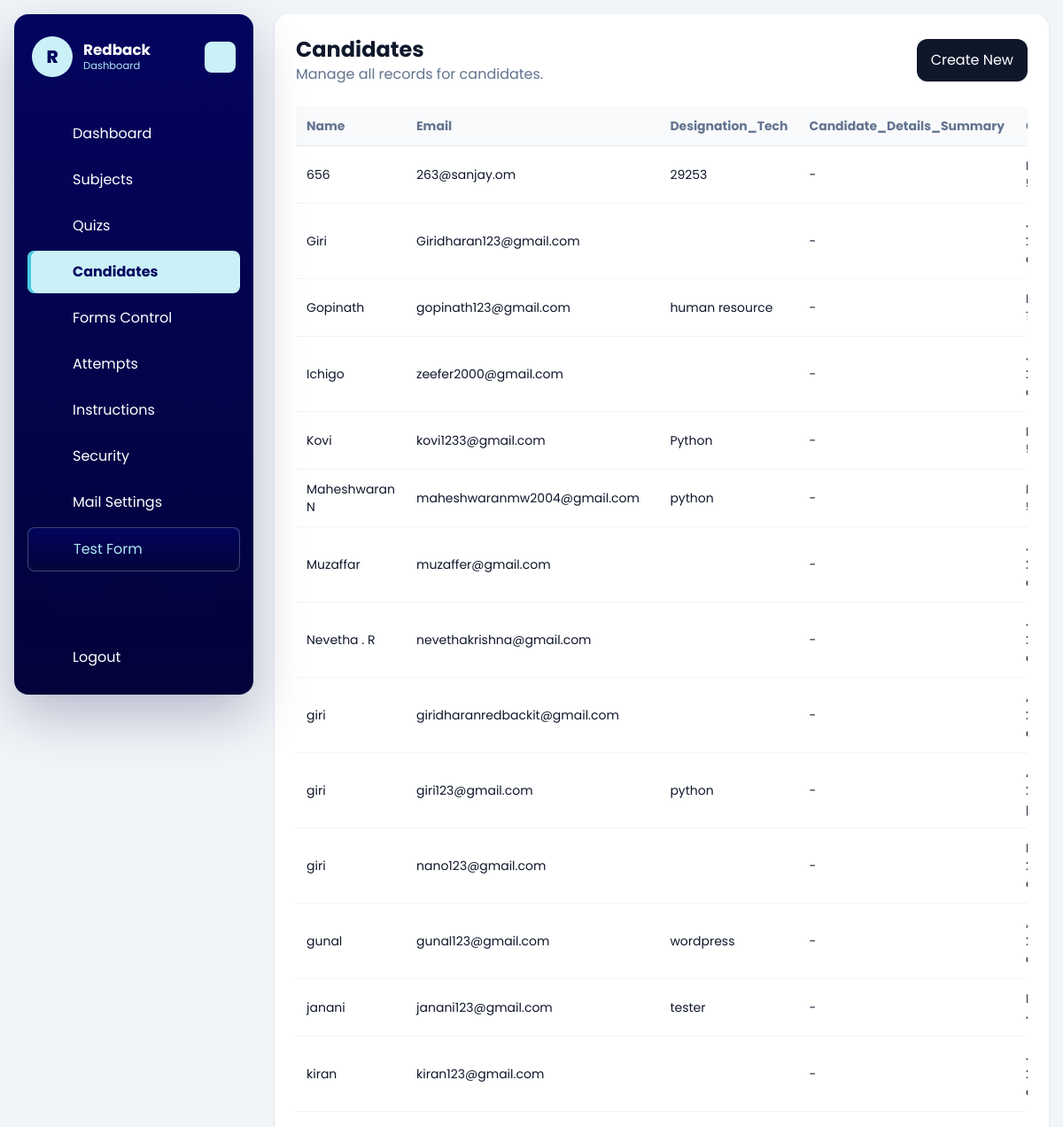
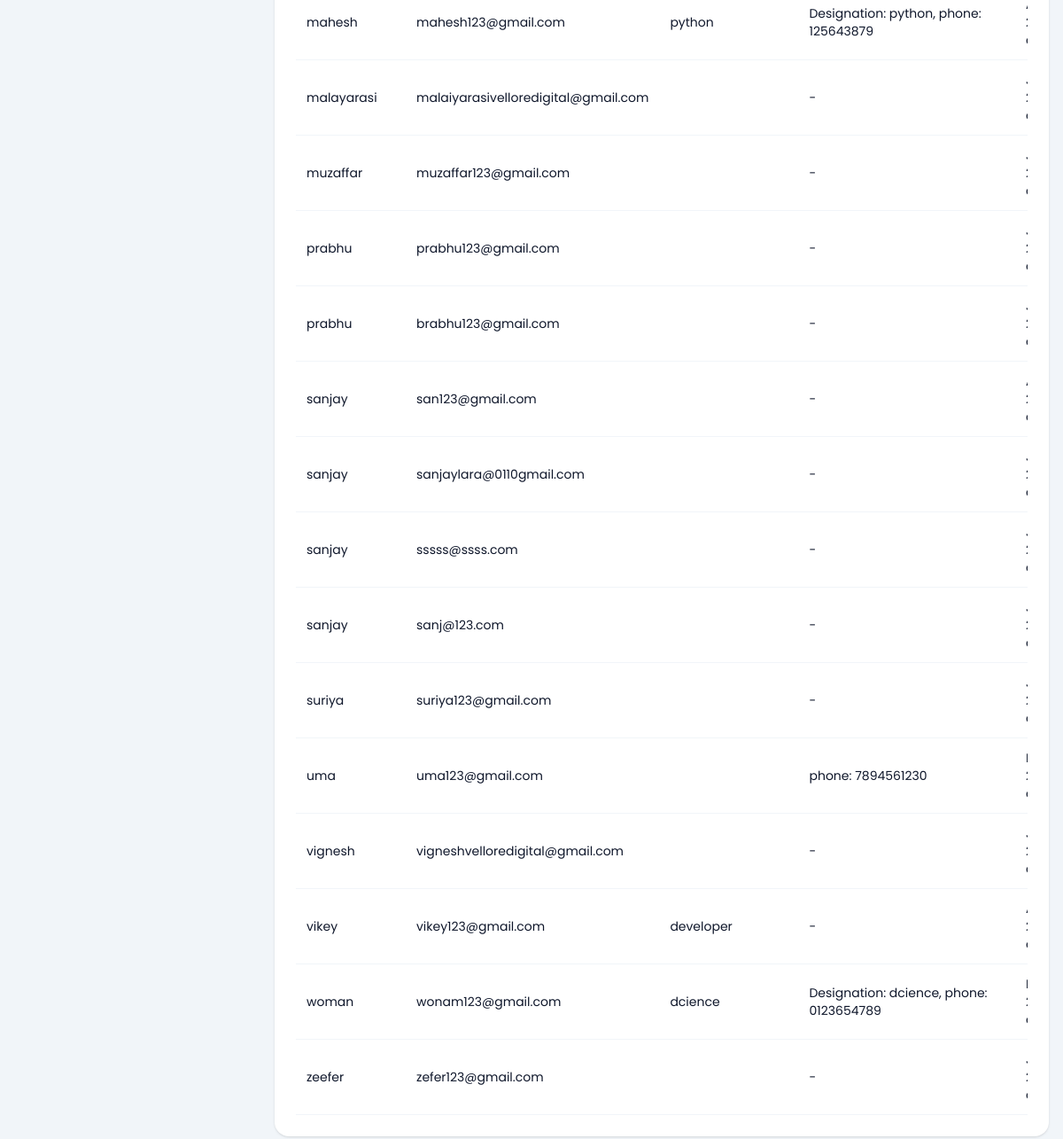
The page /dashboard/candidates/ (signed in) on the database its author committed (2 pictures, top to bottom).
### dashboard/models.py (models this page shows, shortened)
class Company(models.Model):
    name = models.CharField(max_length=150)
    image = models.ImageField(upload_to='company/', blank=True, null=True)
    email = models.EmailField(unique=True)
    password = models.CharField(max_length=128)
    is_active = models.BooleanField(default=True)
    test_instructions = models.TextField(
        default=DEFAULT_TEST_INSTRUCTIONS,
        blank=True,
        help_text='Instructions shown to candidates in the online test instructions drawer.',
    )
    allow_full_screen_lock = models.BooleanField(default=False)
    allow_pause_lock = models.BooleanField(default=False)
    allow_tab_switch_guard = models.BooleanField(default=False)
    allow_copy_paste_block = models.BooleanField(default=False)
    allow_right_click_disable = models.BooleanField(default=False)
    full_screen_lock = models.BooleanField(default=False)
    pause_lock = models.BooleanField(default=False)
    tab_switch_guard_enabled = models.BooleanField(default=False)
    copy_paste_block_enabled = models.BooleanField(default=False)
    right_click_disable_enabled = models.BooleanField(default=False)
    max_violation_warnings = models.PositiveIntegerField(default=3)
    exam_control_password = models.CharField(max_length=128, blank=True)
    mail_sender_enabled = models.BooleanField(default=False)
    smtp_host = models.CharField(max_length=255, blank=True)
    smtp_port = models.PositiveIntegerField(default=587)
    smtp_username = models.CharField(max_length=255, blank=True)
    smtp_app_key = models.CharField(max_length=255, blank=True)
    smtp_use_tls = models.BooleanField(default=True)
    smtp_from_email = models.EmailField(blank=True)
    created_at = models.DateTimeField(auto_now_add=True)
    updated_at = models.DateTimeField(auto_now=True)
    class Meta:
        ordering = ['name']
        verbose_name_plural = 'Companies'

### quiz/models.py (models this page shows, shortened)
class Candidate(models.Model):
    name = models.CharField(max_length=150)
    email = models.EmailField()
    designation_tech = models.CharField(max_length=150)
    created_at = models.DateTimeField(auto_now_add=True)
    class Meta:
        ordering = ['name']
    @property
    def candidate_details_summary(self):
        latest_attempt = self.attempts.order_by('-created_at').first()
        if not latest_attempt:
            return '-'
        details = latest_attempt.candidate_details_json or {}
        values = details.get('values') or {}
        labels = details.get('labels') or {}
        if not values:
            return '-'
        return ', '.join(
            f'{labels.get(key, key)}: {value}'
            for key, value in values.items()
        )

class CandidateTestAttempt(models.Model):
    SESSION_SINGLE = 'single'
    SESSION_MULTI = 'multi'
    SESSION_CHOICES = [
        (SESSION_SINGLE, 'Single'),
        (SESSION_MULTI, 'Multi'),
    ]
    candidate = models.ForeignKey(Candidate, on_delete=models.CASCADE, related_name='attempts')
    company = models.ForeignKey(Company, on_delete=models.CASCADE, related_name='attempts')
    public_slug = models.CharField(max_length=190, unique=True, blank=True, db_index=True)
    session_type = models.CharField(max_length=10, choices=SESSION_CHOICES)
    level = models.CharField(max_length=20)
    question_count = models.PositiveIntegerField()
    duration_minutes = models.PositiveIntegerField()
    selected_subjects = models.JSONField(default=list, blank=True)
    selected_sub_titles = models.JSONField(default=list, blank=True)
    candidate_details_json = models.JSONField(default=dict, blank=True)
    answers_json = models.JSONField(default=list, blank=True)
    correct_count = models.PositiveIntegerField(default=0)
    wrong_count = models.PositiveIntegerField(default=0)
    percentage = models.DecimalField(max_digits=5, decimal_places=2, default=0)
    started_at = models.DateTimeField(blank=True, null=True)
    submitted_at = models.DateTimeField(blank=True, null=True)
    is_submitted = models.BooleanField(default=False)
    is_paused = models.BooleanField(default=False)
    paused_at = models.DateTimeField(blank=True, null=True)
    total_paused_seconds = models.PositiveIntegerField(default=0)
    full_screen_lock_enabled = models.BooleanField(default=False)
    pause_lock_enabled = models.BooleanField(default=False)
    tab_switch_guard_enabled = models.BooleanField(default=False)
    copy_paste_block_enabled = models.BooleanField(default=False)
    right_click_disable_enabled = models.BooleanField(default=False)
    max_violation_warnings = models.PositiveIntegerField(default=3)
    tab_switch_count = models.PositiveIntegerField(default=0)
    warning_count = models.PositiveIntegerField(default=0)
    last_violation_at = models.DateTimeField(blank=True, null=True)
    violation_log_json = models.JSONField(default=list, blank=True)
    test_link_email_sent_at = models.DateTimeField(blank=True, null=True)
    created_at = models.DateTimeField(auto_now_add=True)
    class Meta:
        ordering = ['-created_at']

### dashboard/views.py (the view)
# urls.py: path('candidates/', views.candidate_list, name='candidate_list'),
@company_login_required
def candidate_list(request):
    queryset = Candidate.objects.all()
    return render_crud_list(
        request,
        queryset=queryset,
        title='Candidates',
        create_url='dashboard:candidate_create',
        edit_url_name='dashboard:candidate_update',
        delete_url_name='dashboard:candidate_delete',
        fields=['name', 'email', 'designation_tech', 'candidate_details_summary', 'created_at'],
    )

### dashboard/templatetags/dashboard_extras.py (called while the page is built)
@register.filter
def getattribute(obj, attr_name):
    value = getattr(obj, attr_name)
    if callable(value):
        return value()
    return value

### dashboard/views.py (called while the page is built)
def get_logged_in_company(request):
    company_id = request.session.get('company_id')
    if not company_id:
        return None
    return Company.objects.filter(id=company_id, is_active=True).first()

def company_login_required(view_func):
    @wraps(view_func)
    def wrapper(request, *args, **kwargs):
        company = get_logged_in_company(request)
        if not company:
            return redirect(f"{reverse('dashboard:login')}?next={request.path}")
        request.company = company
        return view_func(request, *args, **kwargs)
    return wrapper

def render_crud_list(request, *, queryset, title, create_url, edit_url_name, delete_url_name, fields):
    context = {
        'title': title,
        'objects': queryset,
        'create_url': create_url,
        'edit_url_name': edit_url_name,
        'delete_url_name': delete_url_name,
        'fields': fields,
    }
    return render(request, 'dashboard/crud_list.html', context)

### templates/dashboard/crud_list.html (shortened to what this page needs)
{% extends "base.html" %}
{% load dashboard_extras %}
{% block content %}
{% include 'dashboard/header.html' %}
<div id="dashboard-page-content">
<section class="rounded-2xl bg-white p-6 shadow-sm">
    <div class="mb-6 flex flex-col gap-3 sm:flex-row sm:items-center sm:justify-between">
        <div>
            <h1 class="text-2xl font-bold">{{ title }}</h1>
            <p class="text-slate-500">Manage all records for {{ title|lower }}.</p>
        </div>
        <a href="{% url create_url %}" class="rounded-xl bg-slate-900 px-4 py-3 text-white">Create New</a>
    </div>
    <div class="overflow-x-auto">
        <table class="min-w-full text-left text-sm">
            <thead class="border-b border-slate-200 bg-slate-50 text-slate-500">
                <tr>
                    {% for field in fields %}
                        <th class="px-3 py-3">{{ field|title }}</th>
                    {% endfor %}
                </tr>
            </thead>
            <tbody>
                {% for object in objects %}
                    <tr class="border-b border-slate-100">
                        {% for field in fields %}
                            <td class="px-3 py-3">{{ object|getattribute:field }}</td>
                        {% endfor %}
                    </tr>
                {% empty %}
                    <tr>
                        <td colspan="{{ fields|length|add:1 }}" class="px-3 py-8 text-center text-slate-500">
                            No records found.
                        </td>
                    </tr>
                {% endfor %}
            </tbody>
        </table>
    </div>
</section>
</div>
{% endblock %}

### templates/dashboard/header.html (shortened to what this page needs)
<aside class="dashboard-sidebar" data-dashboard-sidebar>
    <header class="dashboard-sidebar-header">
        <a href="/" class="dashboard-brand">
            <span class="dashboard-brand-mark">{{ request.company.name|default:"Company"|slice:":1"|upper }}</span>
            <span class="dashboard-brand-text">
                <strong>{{ request.company.name|default:"Company" }}</strong>
                <span>Dashboard</span>
            </span>
        </a>
        <button class="dashboard-toggler dashboard-sidebar-toggler" type="button" aria-label="Toggle sidebar">
        </button>
    </header>
    <nav class="dashboard-sidebar-nav"
        aria-label="Dashboard navigation"
        hx-boost="true"
        hx-target="#dashboard-page-content"
        hx-select="#dashboard-page-content"
        hx-push-url="true">
        <ul class="dashboard-nav-list dashboard-primary-nav">
            {% if request.session.company_id %}
                <li class="dashboard-nav-item">
                    <a href="/dashboard/" class="dashboard-nav-link" data-dashboard-nav-link data-nav-exact>
                        <span class="dashboard-nav-label">Dashboard</span>
                    </a>
                </li>
                <li class="dashboard-nav-item">
                    <a href="/dashboard/subjects/" class="dashboard-nav-link" data-dashboard-nav-link>
                        <span class="dashboard-nav-label">Subjects</span>
                    </a>
                </li>
                <li class="dashboard-nav-item">
                    <a href="/dashboard/quizzes/" class="dashboard-nav-link" data-dashboard-nav-link>
                        <span class="dashboard-nav-label">Quizs</span>
                    </a>
                </li>
                <li class="dashboard-nav-item">
                    <a href="/dashboard/candidates/" class="dashboard-nav-link" data-dashboard-nav-link>
                        <span class="dashboard-nav-label">Candidates</span>
                    </a>
                </li>
                <li class="dashboard-nav-item">
                    <a href="/dashboard/forms-control/" class="dashboard-nav-link" data-dashboard-nav-link>
                        <span class="dashboard-nav-label">Forms Control</span>
                    </a>
                </li>
                <li class="dashboard-nav-item">
                    <a href="/dashboard/attempts/" class="dashboard-nav-link" data-dashboard-nav-link>
                        <span class="dashboard-nav-label">Attempts</span>
                    </a>
                </li>
                <li class="dashboard-nav-item">
                    <a href="/dashboard/settings/instructions/" class="dashboard-nav-link" data-dashboard-nav-link>
                        <span class="dashboard-nav-label">Instructions</span>
                    </a>
                </li>
                <li class="dashboard-nav-item">
                    <a href="/dashboard/settings/security/" class="dashboard-nav-link" data-dashboard-nav-link>
                        <span class="dashboard-nav-label">Security</span>
                    </a>
                </li>
                <li class="dashboard-nav-item">
                    <a href="/dashboard/settings/mail/" class="dashboard-nav-link" data-dashboard-nav-link>
                        <span class="dashboard-nav-label">Mail Settings</span>
                    </a>
                </li>
                <li class="dashboard-nav-item">
                    <a href="/quiz/start/" class="dashboard-nav-link is-accent" data-dashboard-nav-link hx-boost="false">
                        <span class="dashboard-nav-label">Test Form</span>
                    </a>
                </li>
            {% endif %}
        </ul>
        {% if request.session.company_id %}
            <ul class="dashboard-nav-list dashboard-secondary-nav">
                <li class="dashboard-nav-item">
                    <a href="/dashboard/logout/" class="dashboard-nav-link is-danger">
                        <span class="dashboard-nav-label">Logout</span>
                    </a>
                </li>
            </ul>
        {% endif %}
    </nav>
</aside>

### templates/dashboard/header.html (style rules this page uses)
:root { --c0: #caf0f8; --c1: #ade8f4; --c2: #90e0ef; --c3: #48cae4; --c4: #00b4d8; --c5: #0096c7; --c6: #0077b6; --c7: #023e8a; --c8: #03045e; --c9: #02033a; }
.dashboard-sidebar { position: fixed; top: 0; left: 0; z-index: 50; width: 270px; height: calc(100vh - 32px); margin: 16px; border-radius: 16px; background: linear-gradient(180deg, var(--c8), var(--c9)); box-shadow: 0 24px 60px rgba(2, 3, 58, .24); display: flex; flex-direction: column; overflow: hidden; transition: width .4s ease, height .4s ease; }
.dashboard-sidebar-header { position: relative; display: flex; align-items: center; justify-content: space-between; gap: 12px; flex: 0 0 auto; padding: 25px 20px; }
.dashboard-sidebar-nav { display: flex; min-height: 0; flex: 1 1 auto; flex-direction: column; }
.dashboard-brand { display: flex; min-width: 0; align-items: center; gap: 12px; color: #fff; text-decoration: none; }
.dashboard-brand-mark { display: grid; width: 46px; height: 46px; flex: 0 0 auto; place-items: center; border-radius: 50%; background: var(--c0); color: var(--c8); font-size: 1.25rem; font-weight: 800; }
.dashboard-brand-text { overflow: hidden; white-space: nowrap; transition: opacity .3s ease; }
.dashboard-brand-text strong { display: block; font-size: 1.05rem; line-height: 1.2; }
.dashboard-brand-text span { display: block; margin-top: 2px; color: var(--c1); font-size: .72rem; line-height: 1.2; }
.dashboard-toggler { display: flex; width: 35px; height: 35px; flex: 0 0 auto; cursor: pointer; align-items: center; justify-content: center; border: 0; border-radius: 8px; background: var(--c0); color: var(--c8); transition: transform .4s ease, background .4s ease; }
.dashboard-sidebar-toggler { position: absolute; right: 20px; }
.dashboard-nav-list { display: flex; flex-direction: column; gap: 4px; margin: 0; padding: 0 15px; list-style: none; transform: translateY(15px); transition: transform .4s ease; }
.dashboard-primary-nav { min-height: 0; flex: 1 1 auto; overflow-y: auto; overflow-x: hidden; padding-bottom: 24px; scrollbar-width: thin; scrollbar-color: rgba(202, 240, 248, .55) transparent; }
.dashboard-nav-link { display: flex; align-items: center; gap: 12px; overflow: hidden; border-radius: 8px; padding: 12px 15px; color: #fff; text-decoration: none; white-space: nowrap; transition: background .4s ease, color .4s ease, border-radius .4s ease; }
.dashboard-nav-link:hover, .dashboard-nav-link.is-active { background: var(--c0); color: var(--c8); }
.dashboard-nav-link.is-active { box-shadow: inset 4px 0 0 var(--c3); font-weight: 700; }
.dashboard-nav-link.is-accent { overflow: visible; border: 1px solid rgba(202, 240, 248, .28); background: linear-gradient(180deg, var(--c8), var(--c9)); color: var(--c1); box-shadow: rgba(50, 50, 93, 0.25) 0px 50px 100px -20px, rgba(0, 0, 0, 0.3) 0px 30px 60px -30px, rgba(10, 37, 64, 0.35) 0px -2px 6px 0px inset; }
.dashboard-nav-label { transition: opacity .3s ease; }
.dashboard-nav-item { position: relative; }
.dashboard-secondary-nav { flex: 0 0 auto; margin: 10px 0 18px; transform: none; width: auto; }
body.dashboard-layout #dashboard-page-content { min-height: 100vh; box-sizing: border-box; padding-top: 1rem; padding-bottom: 1rem; }

### rows shown on the page
Company: company.name "R", company.name "Redback"
Candidate: fields "656" "263@sanjay.om" "29253" "-"
Candidate: fields "Giri" "Giridharan123@gmail.com" "-"
Candidate: fields "Gopinath" "gopinath123@gmail.com" "human resource" "-"
Candidate: fields "Ichigo" "zeefer2000@gmail.com" "-"
Candidate: fields "Kovi" "kovi1233@gmail.com" "Python" "-"
Candidate: fields "Maheshwaran N" "maheshwaranmw2004@gmail.com" "python" "-"
Candidate: fields "Muzaffar" "muzaffer@gmail.com" "-"
Candidate: fields "Nevetha . R" "nevethakrishna@gmail.com" "-"
Candidate: fields "giri" "giridharanredbackit@gmail.com" "-"
Candidate: fields "giri" "giri123@gmail.com" "python" "-"
Candidate: fields "giri" "nano123@gmail.com" "-"
Candidate: fields "gunal" "gunal123@gmail.com" "wordpress" "-"
Candidate: fields "janani" "janani123@gmail.com" "tester" "-"
Candidate: fields "kiran" "kiran123@gmail.com" "-"
Candidate: fields "mahesh" "mahesh123@gmail.com" "python" "Designation: python, phone: 125643879"
Candidate: fields "malayarasi" "malaiyarasivelloredigital@gmail.com" "-"
Candidate: fields "muzaffar" "muzaffar123@gmail.com" "-"
Candidate: fields "prabhu" "prabhu123@gmail.com" "-"
Candidate: fields "prabhu" "brabhu123@gmail.com" "-"
Candidate: fields "sanjay" "san123@gmail.com" "-"
Candidate: fields "sanjay" "sanjaylara@0110gmail.com" "-"
Candidate: fields "sanjay" "sssss@ssss.com" "-"
Candidate: fields "sanjay" "sanj@123.com" "-"
Candidate: fields "suriya" "suriya123@gmail.com" "-"
Candidate: fields "uma" "uma123@gmail.com" "phone: 7894561230"
Candidate: fields "vignesh" "vigneshvelloredigital@gmail.com" "-"
Candidate: fields "vikey" "vikey123@gmail.com" "developer" "-"
Candidate: fields "woman" "wonam123@gmail.com" "dcience" "Designation: dcience, phone: 0123654789"
Candidate: fields "zeefer" "zefer123@gmail.com" "-"

### other values the page prints
{{ title }} "Candidates"
{{ title|lower }} "candidates"
{{ field|title }} "Name" "Email" "Designation_Tech" "Candidate_Details_Summary"
